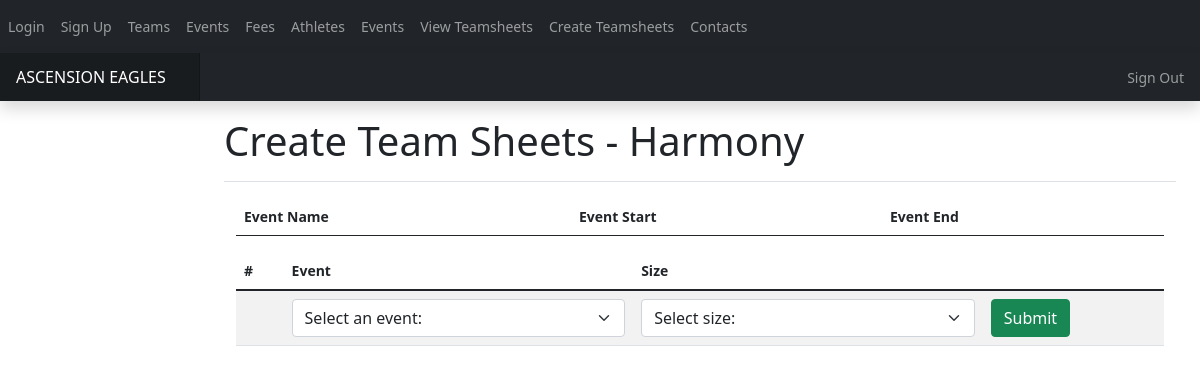
/createteamsheet (signed in), run on an earlier commit of the app's database.
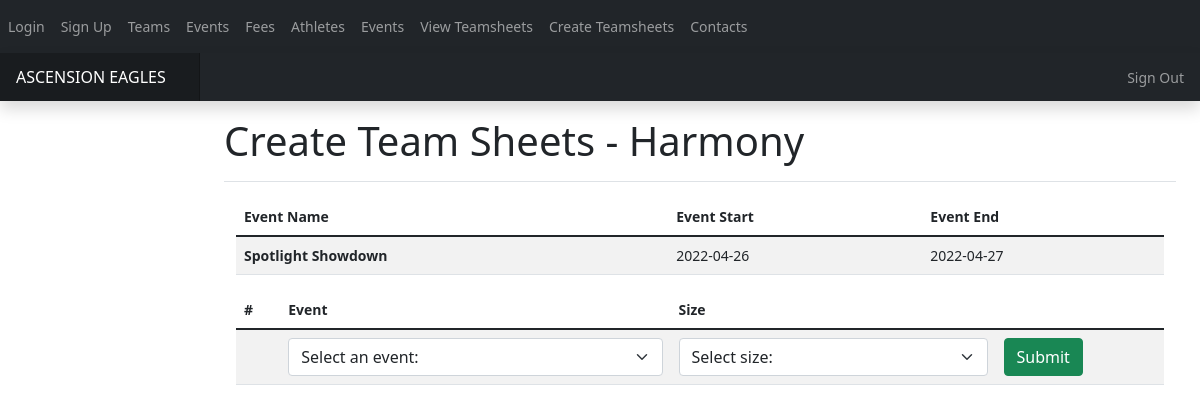
And on a later commit of the database.
### app.py (models this page shows)
class Team_Details(db.Model):
    team_id = db.Column(db.Integer, primary_key= True)
    coach_id = db.Column(db.Integer)
    team_name= db.Column(db.String(20), nullable= False)
    max_age = db.Column(db.Integer, nullable=True)

class Events(db.Model): #1. an event is made
    events_id= db.Column(db.Integer, primary_key=True)
    event_name= db.Column(db.Text, nullable =False)
    event_start_date= db.Column(db.DateTime, nullable = False)
    event_end_date = db.Column(db.DateTime, nullable=False)

### app.py (the view)
@app.route('/createteamsheet',methods=['GET','POST'])#only one team can have 1 team sheet at 1 competeition, try and except, add admin route, fix this
@login_required
def create_teamsheet():
    if current_user.usertype not in [1,2,3] or current_user.verified != 1:
        return render_template('error.html',error="You are not authorised to view this page")
    sizes = {0:"X Small (5-14)",1:"Small (15-22)",2:"Medium (23-32)",3:"Large (33-38)"}
    max_sizes = {0:14,1:22,2:32,3:38}
    query = db.engine.execute('SELECT * FROM Events')
    events = {}
    for event in query:
        event_start_date = event[2].split(" ")[0]
        event_start_date = event_start_date.split("-")
        event_start_date = date(int(event_start_date[0]),int(event_start_date[1]),int(event_start_date[2]))
        if event_start_date > date.today():
            events[event[0]] = [event[1],event[2].split(" ")[0],event[3].split(" ")[0]]
    existing_sheets = {}
    query = db.engine.execute('SELECT team__events.team_sheet_id, events.event_name, team__events.size FROM team__details, events, team__events WHERE team__details.team_id = team__events.team_id AND events.events_id = team__events.event_id AND team__details.coach_id = {}'.format(current_user.id))
    for team in query:
        existing_sheets[team[0]] = [team[1],sizes[team[2]]]
    query = db.engine.execute('SELECT team_id, team_name FROM team__details WHERE coach_id = {}'.format(current_user.id))
    for team in query:
        team_name =team[1]
    if current_user.usertype == 1:
        return render_template('createteamsheet.html', events = events, team = team_name,sizes=sizes, team_sheets=existing_sheets, count=0)
    elif current_user.usertype == 2:
        return render_template('createteamsheet.html', events = events, team = team_name,sizes=sizes, team_sheets=existing_sheets, count=0)
    elif current_user.usertype == 3:
        return redirect(url_for('view_teamsheet'))

### app.py (called while the page is built)
@login_manager.user_loader
def load_user(user_id):
    return User.query.get(user_id)

### templates/createteamsheet.html (shortened to what this page needs)
{% extends "base.html" %}
{% block head %}
<link rel="stylesheet" href="{{ url_for('static',filename='css/main.css') }}">
{% endblock %}
{% block body %}
<body>
  <nav class= "navbar navbar-expand-lg navbar-dark bg-dark">
      <div class="collapse navbar-collapse" id="navbar">
        <div class= "navbar-nav">
          <a class="nav_item nav-link" id="login" href="/login">Login</a>
          <a class="nav_item nav-link" id="signup" href="/signup">Sign Up</a>
          <a class="nav_item nav-link" id="teams" href="/teams">Teams</a>
		      <a class="nav_item nav-link" id="events" href="/events">Events</a>
		      <a class="nav_item nav-link" id="fees" href="/fees">Fees</a>
          <a class="nav_item nav-link" id="fees" href="/athletes">Athletes</a>
          <a class="nav_item nav-link" id="fees" href="/events">Events</a>
          <a class="nav_item nav-link" id="viewteamsheet" href="/teamsheet">View Teamsheets</a>
          {% if current_user.usertype > 0%}
            <a class="nav_item nav-link" id="createteamsheet" href="/createteamsheet">Create Teamsheets</a>
          {% endif %}
          <a class="nav_item nav-link" id="fees" href="/contacts">Contacts</a>
        </div>
      </div>
  </nav>
</body>
<header class="navbar navbar-dark sticky-top bg-dark flex-md-nowrap p-0 shadow">
    <a class="navbar-brand col-md-3 col-lg-2 me-0 px-3" href="#">ASCENSION EAGLES</a>
    <div class="navbar-nav">
      <div class="nav-item text-nowrap">
        <a class="nav-link px-3" href="/login">Sign Out</a>
      </div>
    </div>
  </header>
      <main class="col-md-9 ms-sm-auto col-lg-10 px-md-4">
        <div class="d-flex justify-content-between flex-wrap flex-md-nowrap align-items-center pt-3 pb-2 mb-3 border-bottom">
          <h1>Create Team Sheets - {{team}}</h1>
        </div>
        <div class="container">
            <form method="POST" action="{{url_for('create_teamsheet')}}">
            <table class="table table-striped">
                <thead>
                <tr>
                    <th scope="col">Event Name</th>
                    <th scope="col">Event Start</th>
                    <th scope="col">Event End</th>
                </tr>
                </thead>
                <tbody>
                {% for event in events %}
                <tr>
                    <th scope="row">{{ events[event][0] }}</th>
                    <td>{{ events[event][1] }}</td>
                    <td>{{events[event][2]}}</td>
                </tr>
                {% endfor %}
                </tbody>
            </table>
            <table class="table table-striped">
                <thead>
                    <tr>
                        <th scope="col">#</th>
                        <th scope="col">Event</th>
                        <th scope="col">Size</th>
                        <th scope="col"></th>
                    </tr>
                </thead>
                <tbody>
                    <th scope="row"></th>
                    <td>
                        <select class="form-select" aria-label="Default select example" name="event" id= "event">
                            <option selected>Select an event: </option>
                          </select>
                    </td>
                    <td>
                        <select class="form-select" aria-label="Default select example" name="size" id="size">
                            <option selected>Select size: </option>
                        </select>
                    </td>
                    <td><button class="btn btn-success" type="submit">Submit</button></td>
                </tbody>
            </table>
            </form>
        </div>
      </main>
  {% endblock %}

### templates/base.html (shortened to what this page needs)
<!DOCTYPE html>
<html lang="en">
<head>
    <link href="https://cdn.jsdelivr.net/npm/bootstrap@5.1.3/dist/css/bootstrap.min.css" rel="stylesheet">
    {% block head %}{% endblock %}
    <link rel="stylesheet" type="text/css" href="https://cdn.datatables.net/1.11.3/css/jquery.dataTables.css">
    <link href="../../static/css/admin/bootstrap.min.css" rel="stylesheet">
    <link rel="stylesheet" type="text/css" href="https://cdn.jsdelivr.net/npm/daterangepicker/daterangepicker.css" />
    <link rel="stylesheet" href="{{ url_for('static',filename='css/main.css') }}">
    <link rel="stylesheet" href="https://cdn.jsdelivr.net/npm/fullcalendar@5.10.1/main.min.css">
    <link rel='stylesheet' type='text/css' href='https://cdnjs.cloudflare.com/ajax/libs/fullcalendar/2.7.1/fullcalendar.min.css'>
</head>
  <body>
  {% block body %}{% endblock %}
  </body>
</html>

### static/css/main.css (style rules this page uses)
body { font-size: .875rem; }
.navbar-brand { padding-top: .75rem; padding-bottom: .75rem; font-size: 1rem; background-color: rgba(0, 0, 0, .25); box-shadow: inset -1px 0 0 rgba(0, 0, 0, .25); }
.border-bottom { border-bottom: 1px solid #e5e5e5; }

What changed in the data, as far as the page shows it:
now on this page (row edited): Events: event_name "Spotlight Showdown", event_start_date "2022-04-27"
Also different on the page:
new list line: "2022-04-26"
